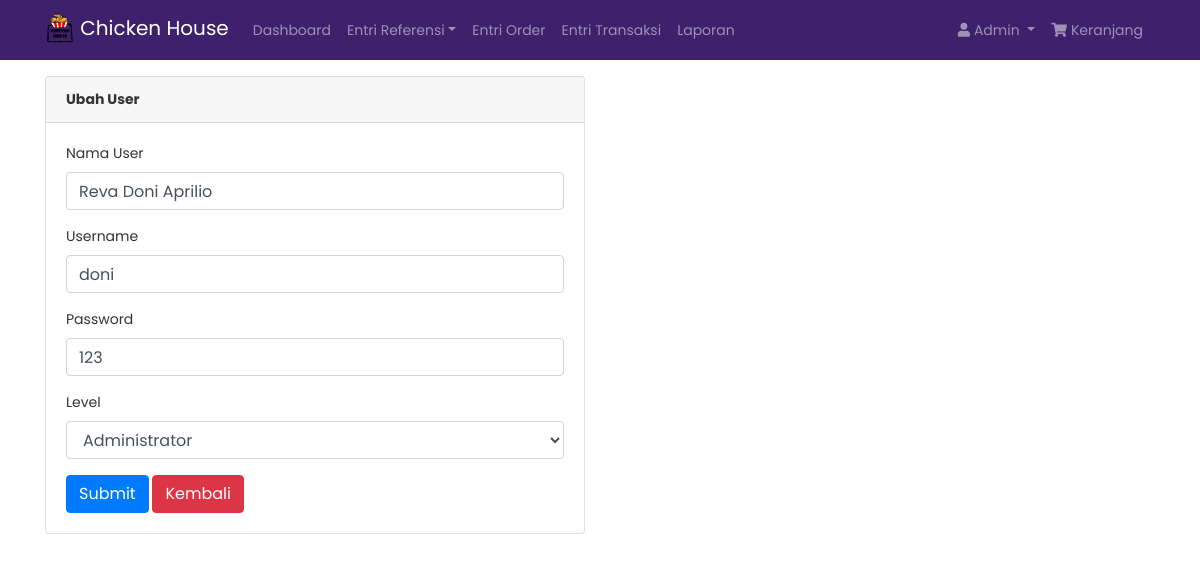
The app's page /dashboard/index.php?ubah_user=1 (signed in) with its own data.
### tables this page shows
CREATE TABLE `tb_user` (
  `id_user` int(11) NOT NULL,
  `username` varchar(128) NOT NULL,
  `password` varchar(128) NOT NULL,
  `nama_user` varchar(128) NOT NULL,
  `id_level` int(1) NOT NULL
);

CREATE TABLE `tb_level` (
  `id_level` int(11) NOT NULL,
  `level` varchar(128) NOT NULL
);

### dashboard/admin/ubah_user.php (the view)
<?php
$id = $_GET['ubah_user'];
$query = "SELECT * FROM tb_user WHERE id_user='$id'";
$sql = mysqli_query($kon, $query);
$data = mysqli_fetch_array($sql);
$sql2 = mysqli_query($kon, "SELECT * FROM tb_level");
?>
<div class="container mt-3">
	<div class="row">
		<div class="col-lg-6">
			<div class="card">
				<div class="card-header">
					<strong>Ubah User</strong>
				</div>
				<div class="card-body">
					<form action="fungsi/ubahUser.php?id_user=<?= $data['id_user'] ?>" method="post"
						enctype="multipart/form-data">
						<div class="form-group">
							<label class="form-label" for="nama_user">Nama User</label>
							<input type="text" class="form-control" id="nama_user" name="nama_user"
								value="<?= $data['nama_user'] ?>">
						</div>
						<div class="form-group">
							<label class="form-label" for="username">Username</label>
							<input type="text" class="form-control" id="username" name="username"
								value="<?= $data['username'] ?>">
						</div>
						<div class="form-group">
							<label class="form-label" for="password">Password</label>
							<input type="text" class="form-control" id="password" name="password"
								value="<?= $data['password'] ?>">
						</div>
						<div class="form-group">
							<label class="form-label" for="id_level">Level</label>
							<select name="id_level" id="id_level" class="form-control">
								<?php foreach ($sql2 as $level): ?>
									<option value="<?= $level['id_level'] ?>" <?= $data['id_level'] == $level['id_level'] ? 'selected' : '' ?>>
										<?= $level['level'] ?>
									</option>
								<?php endforeach ?>
							</select>
						</div>
						<button type="submit" class="btn btn-primary">Submit</button>
						<button type="button" class="btn btn-danger" onclick="history.back()">Kembali</button>
					</form>
				</div>
			</div>
		</div>
	</div>
</div>

### dashboard/assets/css/custom.css (style rules this page uses)
body { font-size: .875rem; font-family: 'Poppins', sans-serif; background-color: #fff; color: #333; }

### records on screen
tb_user: nama_user "Reva Doni Aprilio", username "doni", password "123", id_level "Administrator"

### other values on screen
$_SESSION['level'] "Admin"
